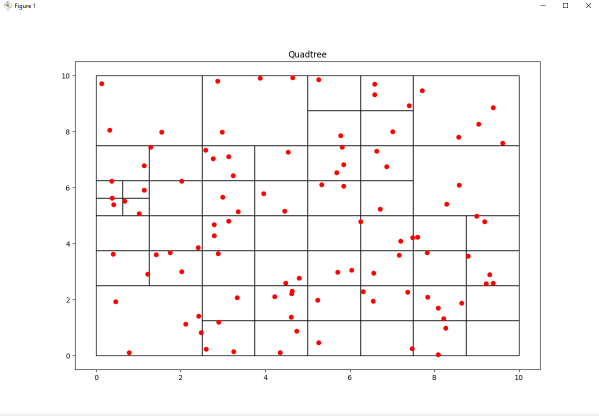
#> input picture Quadtree_solo_puntos.PNG, 1198 x 831 px, given in place of Quadtree_solo_puntos.PNG.manquadtree.jpg, which was not available (shown at 1/2 size)
$ python quadtree.py
#> lines starting #> are read from the running program, lines starting #| are printed output that depends on the picture; pictures that were not available may be replaced by others from this repository, and a replacement may not be noted
#> the answer given: Quadtree_solo_puntos.PNG
#> the answer given: manquadtree.jpg
#> further down, image is the input picture: PIL image 1198x831 RGBA; mean R, G, B, A 249.3, 247.4, 247.4, 255
#> in __init__, `hist = image.histogram()`: hist = 1024 values, max 995538 at index 1023, min 0 at index 38, mean 3888.8
import numpy as np
import cv2
from PIL import Image, ImageDraw

MAX_DEPTH = 8
DETAIL_THRESHOLD = 13
SIZE_MULT = 1

def average_colour(image):
    # convert image to np array
    image_arr = np.asarray(image)

    # get average of whole image
    avg_color_per_row = np.average(image_arr, axis=0)
    avg_color = np.average(avg_color_per_row, axis=0)

    return (int(avg_color[0]), int(avg_color[1]), int(avg_color[2]))

def weighted_average(hist):
    total = sum(hist)
#> total = 995538
    error = value = 0

    if total > 0:
        value = sum(i * x for i, x in enumerate(hist)) / total
#> value = 249.3
        error = sum(x * (value - i) ** 2 for i, x in enumerate(hist)) / total
#> error = 1076.8
        error = error ** 0.5
#> error = 32.82

    return error

def get_detail(hist):
    red_detail = weighted_average(hist[:256])
#> red_detail = 32.82
    green_detail = weighted_average(hist[256:512])
#> green_detail = 38.79
    blue_detail = weighted_average(hist[512:768])
#> blue_detail = 38.78

    detail_intensity = red_detail * 0.2989 + green_detail * 0.5870 + blue_detail * 0.1140
#> detail_intensity = 37

    return detail_intensity

class Quadrant():
    def __init__(self, image, bbox, depth):
        self.bbox = bbox
        self.depth = depth
        self.children = None
        self.leaf = False

        # crop image to quadrant size
        image = image.crop(bbox)
        hist = image.histogram()

        self.detail = get_detail(hist)
#> self.detail = 37
        self.colour = average_colour(image)
#> in average_colour, `avg_color_per_row = np.average(image_arr, axis=0)`: avg_color_per_row = 1198 rows, first 6: [254.9, 254.9, 254.9, 255], [254.9, 254.9, 254.9, 255], [254.9, 254.9, 254.9, 255], [254.9, 254.9, 254.9, 255], [254.9, 254.9, 254.9, 255], [254.9, 254.9, 254.9, 255]
#> in average_colour, `avg_color = np.average(avg_color_per_row, axis=0)`: avg_color = [249.3, 247.4, 247.4, 255]
#> self.colour = (249, 247, 247)

    def split_quadrant(self, image):
        left, top, width, height = self.bbox

        # get the middle coords of bbox
        middle_x = left + (width - left) / 2
        middle_y = top + (height - top) / 2

        # split root quadrant into 4 new quadrants
        upper_left = Quadrant(image, (left, top, middle_x, middle_y), self.depth+1)
#> in average_colour (call 2), `avg_color_per_row = np.average(image_arr, axis=0)`: avg_color_per_row = 599 rows, first 6: [255, 255, 255, 255], [255, 255, 255, 255], [255, 255, 255, 255], [255, 255, 255, 255], [255, 255, 255, 255], [255, 255, 255, 255]
        upper_right = Quadrant(image, (middle_x, top, width, middle_y), self.depth+1)
#> in average_colour (call 3), `avg_color_per_row = np.average(image_arr, axis=0)`: avg_color_per_row = 599 rows, first 6: [251.4, 251.4, 251.4, 255], [250.7, 250.7, 250.7, 255], [247.9, 247.9, 247.9, 255], [248.4, 248.4, 248.4, 255], [248.8, 248.8, 248.8, 255], [248.9, 248.9, 248.9, 255]
        bottom_left = Quadrant(image, (left, middle_y, middle_x, height), self.depth+1)
#> call 4 of __init__, with bbox = (0, 415.5, 599, 831), depth = 1
#> in __init__ (call 4), `image = image.crop(bbox)`:
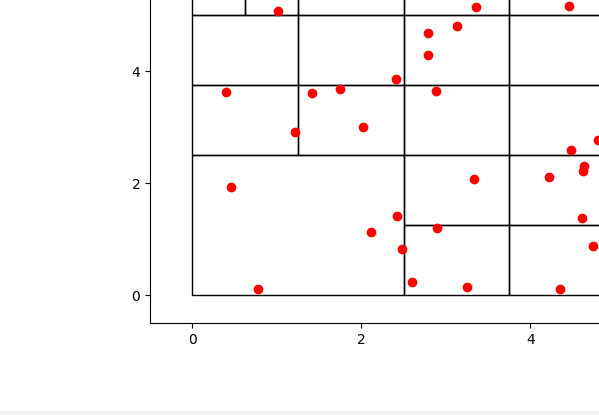
#> image: PIL image 599x415 RGBA; mean R, G, B, A 249.1, 246.8, 246.8, 255
#> in __init__ (call 4), `hist = image.histogram()`: hist = 1024 values, max 248585 at index 1023, min 0 at index 4, mean 971
#> in __init__ (call 4), `self.detail = get_detail(hist)`: self.detail = 38
#> in average_colour (call 4), `avg_color_per_row = np.average(image_arr, axis=0)`: avg_color_per_row = 599 rows, first 6: [254.9, 254.9, 254.9, 255], [254.9, 254.9, 254.9, 255], [254.9, 254.9, 254.9, 255], [254.9, 254.9, 254.9, 255], [254.9, 254.9, 254.9, 255], [254.9, 254.9, 254.9, 255]
#> in __init__ (call 4), `self.colour = average_colour(image)`: self.colour = (249, 246, 246)
        bottom_right = Quadrant(image, (middle_x, middle_y, width, height), self.depth+1)
#> in __init__ (call 5), `image = image.crop(bbox)`:
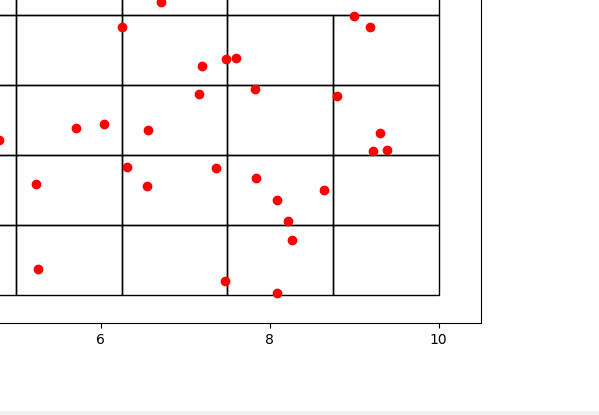
#> image: PIL image 599x415 RGBA; mean R, G, B, A 247.8, 245.6, 245.6, 255
#> in __init__ (call 5), `hist = image.histogram()`: hist = 1024 values, max 248585 at index 1023, min 0 at index 3, mean 971
#> in __init__ (call 5), `self.detail = get_detail(hist)`: self.detail = 40.66
#> in average_colour (call 5), `avg_color_per_row = np.average(image_arr, axis=0)`: avg_color_per_row = 599 rows, first 6: [249.1, 243.3, 243.3, 255], [249.1, 243.7, 243.7, 255], [249.1, 244.4, 244.4, 255], [249.1, 245.8, 245.8, 255], [249.1, 248.6, 248.6, 255], [249.1, 249.1, 249.1, 255]
#> in __init__ (call 5), `self.colour = average_colour(image)`: self.colour = (247, 245, 245)

        # add new quadrants to root children
        self.children = [upper_left, upper_right, bottom_left, bottom_right]

class QuadTree():
    def __init__(self, image):
        self.width, self.height = image.size

        # keep track of max depth achieved by recursion
        self.max_depth = 0

        # start compression
        self.start(image)

    def start(self, image):
        # create initial root
        self.root = Quadrant(image, image.getbbox(), 0)

        # build quadtree
        self.build(self.root, image)

    def build(self, root, image):
        if root.depth >= MAX_DEPTH or root.detail <= DETAIL_THRESHOLD:
            if root.depth > self.max_depth:
                self.max_depth = root.depth

            # assign quadrant to leaf and stop recursing
            root.leaf = True
            return

        # split quadrant if there is too much detail
        root.split_quadrant(image)

        for children in root.children:
            self.build(children, image)
#> this loop made 4 passes
#> pass 1, in __init__ (call 6), `image = image.crop(bbox)`:
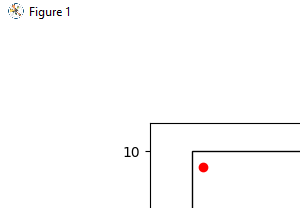
#> image: PIL image 300x208 RGBA; mean R, G, B, A 252.2, 251.9, 251.9, 255
#> pass 1, in __init__ (call 7), `image = image.crop(bbox)`:
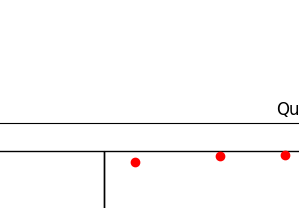
#> image: PIL image 299x208 RGBA; mean R, G, B, A 251.2, 250.3, 250.3, 255
#> pass 1, in __init__ (call 8), `image = image.crop(bbox)`:
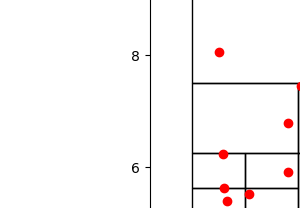
#> image: PIL image 300x208 RGBA; mean R, G, B, A 249.3, 247.1, 247.1, 255
#> pass 1, in __init__ (call 9), `image = image.crop(bbox)`:
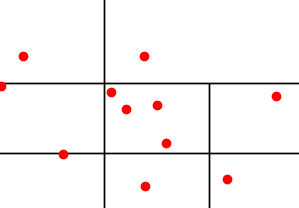
#> image: PIL image 299x208 RGBA; mean R, G, B, A 248.6, 245.4, 245.4, 255

    def create_image(self, custom_depth, show_lines=False):
        # create blank image canvas
#> called with custom_depth = 7, show_lines = False
        image = Image.new('RGB', (self.width, self.height))
#> image: PIL image 1198x831 RGB; every value is 0
        draw = ImageDraw.Draw(image)
        draw.rectangle((0, 0, self.width, self.height), (0, 0, 0))

        leaf_quadrants = self.get_leaf_quadrants(custom_depth)
#> the loop in recursive_search, `for child in quadrant.children:` made 4 passes

        # draw rectangle size of quadrant for each leaf quadrant
        for quadrant in leaf_quadrants:
            if show_lines:
                draw.rectangle(quadrant.bbox, quadrant.colour, outline=(0, 0, 0))
            else:
                draw.rectangle(quadrant.bbox, quadrant.colour)

        return image

    def get_leaf_quadrants(self, depth):
        if depth > self.max_depth:
            raise ValueError('A depth larger than the trees depth was given')

        quandrants = []

        # search recursively down the quadtree
        self.recursive_search(self, self.root, depth, quandrants.append)

        return quandrants

    def recursive_search(self, tree, quadrant, max_depth, append_leaf):
        # append if quadrant is a leaf
        if quadrant.leaf == True or quadrant.depth == max_depth:
            append_leaf(quadrant)

        # otherwise keep recursing
        elif quadrant.children != None:
            for child in quadrant.children:
                self.recursive_search(tree, child, max_depth, append_leaf)

    def create_gif(self, file_name, duration=1000, loop=0, show_lines=False):
        gif = []
        end_product_image = self.create_image(self.max_depth, show_lines=show_lines)

        for i in range(self.max_depth):
            image = self.create_image(i, show_lines=show_lines)
            gif.append(image)

        # add extra images at end
        for _ in range(4):
            gif.append(end_product_image)

        gif[0].save(
            file_name,
            save_all=True,
            append_images=gif[1:],
            duration=duration, loop=loop)


if __name__ == '__main__':
    #image_path = "./images/eye.jpg"
    print("Escribir el nombre de la imagen")
    image_path = input()
    print("Escribir la extensión de la imagen")
    image_extent=input()
    # load image
    image = Image.open(image_path+"."+image_extent)
    image = image.resize((image.size[0] * SIZE_MULT, image.size[1] * SIZE_MULT))

    # create quadtree
    quadtree = QuadTree(image)

    # create image with custom depth
    depth = 7
    image = quadtree.create_image(depth, show_lines=False)
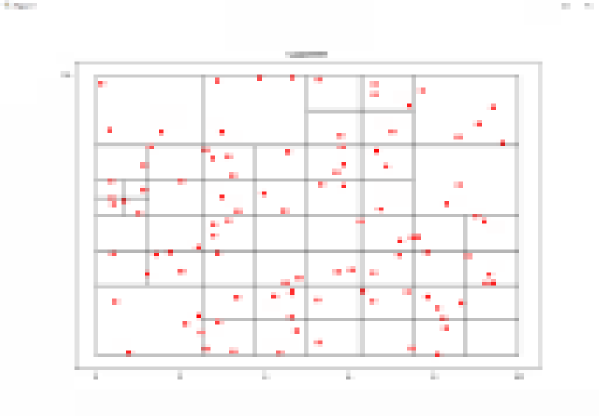
#> image: PIL image 1198x831 RGB (shown at 1/2 size); mean R, G, B 249.2, 247.3, 247.3

    # show image
    # image.show()

    image.save(image_path+"quadtree"+"."+image_extent)
